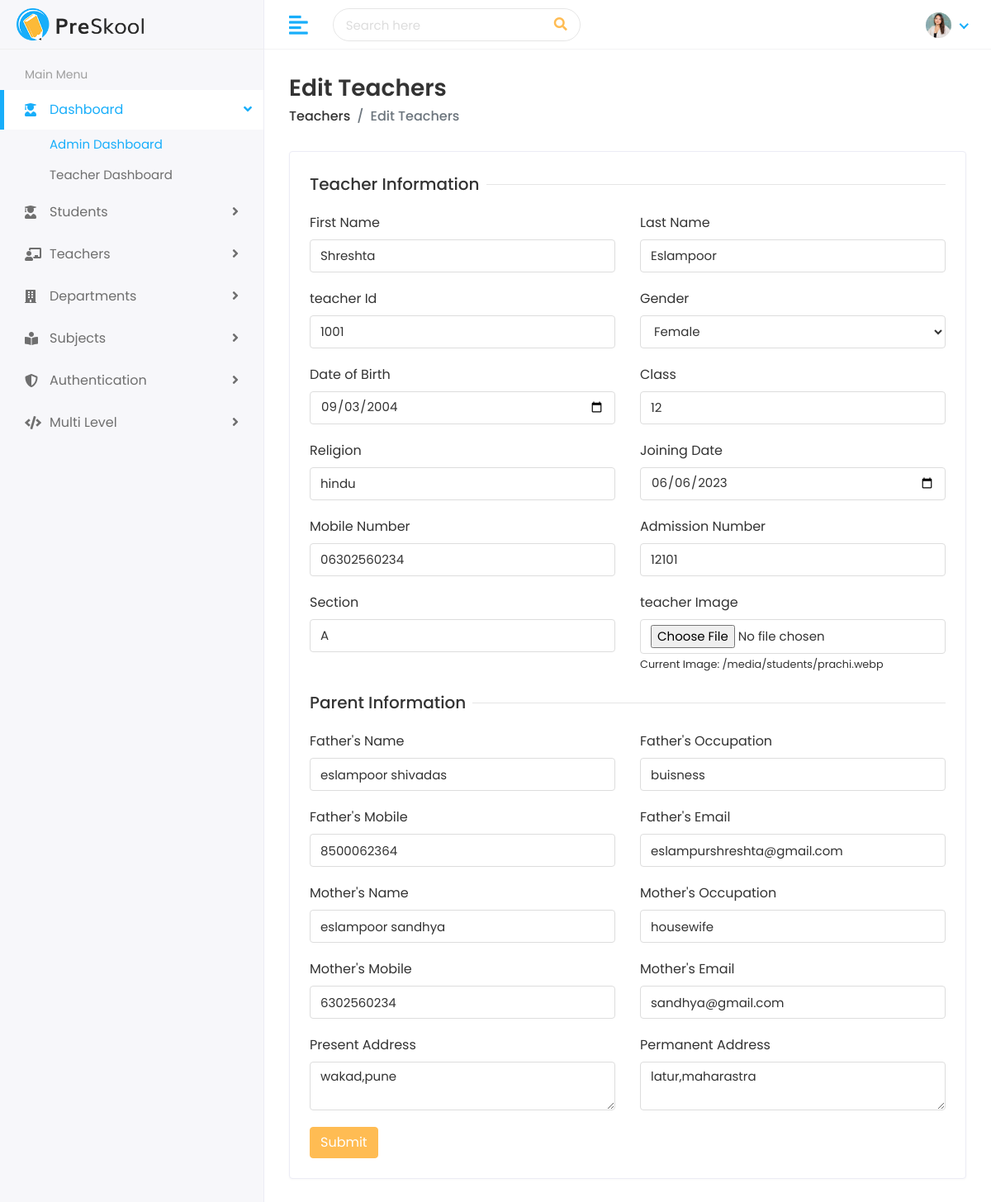
The page /teacher/edit/shreshta-eslampoor-101/ on the database its author committed.
### teacher/models.py (models this page shows, shortened)
class Teacher(models.Model):
    first_name = models.CharField(max_length=100)
    last_name = models.CharField(max_length=100)
    teacher_id = models.CharField(max_length=20)
    gender = models.CharField(max_length=10, choices=[('Male', 'Male'), ('Female', 'Female'), ('Others', 'Others')])
    date_of_birth = models.DateField()
    teacher_class = models.CharField(max_length=50)
    religion = models.CharField(max_length=50)
    joining_date = models.DateField()
    mobile_number = models.CharField(max_length=15)
    admission_number = models.CharField(max_length=20)
    section = models.CharField(max_length=10)
    teacher_image = models.ImageField(upload_to='students/', blank=True)
    parent = models.OneToOneField(Parent, on_delete=models.CASCADE)
    slug = models.SlugField(max_length=255, unique=True, blank=True)

class Parent(models.Model):
    father_name = models.CharField(max_length=100)
    father_occupation = models.CharField(max_length=100, blank=True)
    father_mobile = models.CharField(max_length=15)
    father_email = models.EmailField(max_length=100)
    mother_name = models.CharField(max_length=100)
    mother_occupation = models.CharField(max_length=100, blank=True)
    mother_mobile = models.CharField(max_length=15)
    mother_email = models.EmailField(max_length=100)
    present_address = models.TextField()
    permanent_address = models.TextField()

### teacher/views.py (the view, shortened to what this page needs)
# urls.py: path('edit/<str:slug>/', views.edit_teacher, name='edit_teacher'),
def edit_teacher(request,slug):
    teacher = get_object_or_404(Teacher, slug=slug)
    parent = teacher.parent if hasattr(teacher, 'parent') else None
    return render(request, "teachers/edit-teacher.html",{'teacher':teacher, 'parent':parent})

### templates/teachers/edit-teacher.html (shortened to what this page needs)
{% extends 'Home/base.html' %}
{% load static %}
{% block body %}
<div class="page-wrapper">
    <div class="content container-fluid">
        <div class="page-header">
            <div class="row align-items-center">
                <div class="col">
                    <h3 class="page-title">Edit Teachers</h3>
                    <ul class="breadcrumb">
                        <li class="breadcrumb-item"><a href="/teachers">Teachers</a></li>
                        <li class="breadcrumb-item active">Edit Teachers</li>
                    </ul>
                </div>
            </div>
        </div>
        <div class="row">
            <div class="col-sm-12">
                <div class="card">
                    <div class="card-body">
                        <form method="POST" enctype="multipart/form-data">
                            <div class="row">
                                <div class="col-12">
                                    <h5 class="form-title"><span>Teacher Information</span></h5>
                                </div>
                                <div class="col-12 col-sm-6">
                                    <div class="form-group">
                                        <label>First Name</label>
                                        <input type="text" name="first_name" class="form-control" value="{{ teacher.first_name }}">
                                    </div>
                                </div>
                                <div class="col-12 col-sm-6">
                                    <div class="form-group">
                                        <label>Last Name</label>
                                        <input type="text" name="last_name" class="form-control" value="{{ teacher.last_name }}">
                                    </div>
                                </div>
                                <div class="col-12 col-sm-6">
                                    <div class="form-group">
                                        <label>teacher Id</label>
                                        <input type="text" name="teacher_id" class="form-control" value="{{ teacher.teacher_id }}">
                                    </div>
                                </div>
                                <div class="col-12 col-sm-6">
                                    <div class="form-group">
                                        <label>Gender</label>
                                        <select name="gender" class="form-control">
                                            <option value="Female" {% if teacher.gender == 'Female' %}selected{% endif %}>Female</option>
                                        </select>
                                    </div>
                                </div>
                                <div class="col-12 col-sm-6">
                                    <div class="form-group">
                                        <label>Date of Birth</label>
                                        <input type="date" name="date_of_birth" class="form-control" value="{{ teacher.date_of_birth|date:'Y-m-d' }}">
                                    </div>
                                </div>
                                <div class="col-12 col-sm-6">
                                    <div class="form-group">
                                        <label>Class</label>
                                        <input type="text" name="teacher_class" class="form-control" value="{{ teacher.teacher_class }}">
                                    </div>
                                </div>
                                <div class="col-12 col-sm-6">
                                    <div class="form-group">
                                        <label>Religion</label>
                                        <input type="text" name="religion" class="form-control" value="{{ teacher.religion }}">
                                    </div>
                                </div>
                                <div class="col-12 col-sm-6">
                                    <div class="form-group">
                                        <label>Joining Date</label>
                                        <input type="date" name="joining_date" class="form-control" value="{{ teacher.joining_date|date:'Y-m-d' }}">
                                    </div>
                                </div>
                                <div class="col-12 col-sm-6">
                                    <div class="form-group">
                                        <label>Mobile Number</label>
                                        <input type="text" name="mobile_number" class="form-control" value="{{ teacher.mobile_number }}">
                                    </div>
                                </div>
                                <div class="col-12 col-sm-6">
                                    <div class="form-group">
                                        <label>Admission Number</label>
                                        <input type="text" name="admission_number" class="form-control" value="{{ teacher.admission_number }}">
                                    </div>
                                </div>
                                <div class="col-12 col-sm-6">
                                    <div class="form-group">
                                        <label>Section</label>
                                        <input type="text" name="section" class="form-control" value="{{ teacher.section }}">
                                    </div>
                                </div>
                                <div class="col-12 col-sm-6">
                                    <div class="form-group">
                                        <label>teacher Image</label>
                                        <input type="file" name="teacher_image" class="form-control">
                                        <small>Current Image: {{ teacher.teacher_image.url }}</small>
                                    </div>
                                </div>
                                <div class="col-12">
                                    <h5 class="form-title"><span>Parent Information</span></h5>
                                </div>
                                <div class="col-12 col-sm-6">
                                    <div class="form-group">
                                        <label>Father's Name</label>
                                        <input type="text" name="father_name" class="form-control" value="{{ parent.father_name }}">
                                    </div>
                                </div>
                                <div class="col-12 col-sm-6">
                                    <div class="form-group">
                                        <label>Father's Occupation</label>
                                        <input type="text" name="father_occupation" class="form-control" value="{{ parent.father_occupation }}">
                                    </div>
                                </div>
                                <div class="col-12 col-sm-6">
                                    <div class="form-group">
                                        <label>Father's Mobile</label>
                                        <input type="text" name="father_mobile" class="form-control" value="{{ parent.father_mobile }}">
                                    </div>
                                </div>
                                <div class="col-12 col-sm-6">
                                    <div class="form-group">
                                        <label>Father's Email</label>
                                        <input type="email" name="father_email" class="form-control" value="{{ parent.father_email }}">
                                    </div>
                                </div>
                                <div class="col-12 col-sm-6">
                                    <div class="form-group">
                                        <label>Mother's Name</label>
                                        <input type="text" name="mother_name" class="form-control" value="{{ parent.mother_name }}">
                                    </div>
                                </div>
                                <div class="col-12 col-sm-6">
                                    <div class="form-group">
                                        <label>Mother's Occupation</label>
                                        <input type="text" name="mother_occupation" class="form-control" value="{{ parent.mother_occupation }}">
                                    </div>
                                </div>
                                <div class="col-12 col-sm-6">
                                    <div class="form-group">
                                        <label>Mother's Mobile</label>
                                        <input type="text" name="mother_mobile" class="form-control" value="{{ parent.mother_mobile }}">
                                    </div>
                                </div>
                                <div class="col-12 col-sm-6">
                                    <div class="form-group">
                                        <label>Mother's Email</label>
                                        <input type="email" name="mother_email" class="form-control" value="{{ parent.mother_email }}">
                                    </div>
                                </div>
                                <div class="col-12 col-sm-6">
                                    <div class="form-group">
                                        <label>Present Address</label>
                                        <textarea name="present_address" class="form-control">{{ parent.present_address }}</textarea>
                                    </div>
                                </div>
                                <div class="col-12 col-sm-6">
                                    <div class="form-group">
                                        <label>Permanent Address</label>
                                        <textarea name="permanent_address" class="form-control">{{ parent.permanent_address }}</textarea>
                                    </div>
                                </div>
                                <div class="col-12">
                                    <button type="submit" class="btn btn-primary">Submit</button>
                                </div>
                            </div>
                        </form>
                    </div>
                </div>
            </div>
        </div>
    </div>
</div>
{% endblock %}

### static/assets/css/style.css (style rules this page uses)
html { height: 100%; }
body { background-color: #fff; color: #333; font-family: 'Poppins', sans-serif; font-size: 1rem; height: 100%; line-height: 1.5; overflow-x: hidden; }
h1, h2, h3, h4, h5, h6 { font-family: 'Poppins', sans-serif; margin-top: 0; }
.form-control { border: 1px solid #ddd; box-shadow: none; color: #333; font-size: 15px; height: 40px; }
a { color: #009ce7; }
input, input:focus, button, button:focus { outline: none; }
input[type="file"] { height: auto; min-height: calc(1.5em + .75rem + 2px); }
input[type=text], input[type=password] { -webkit-appearance: none; -moz-appearance: none; appearance: none; }
textarea.form-control { resize: vertical; }
.form-group { margin-bottom: 1.25rem; }
ul, ol { padding: 0px; list-style: none; }
.btn-primary { background-color: #FFBC53; border: 1px solid #FFBC53; }
.card { border: 1px solid #ececf5; box-shadow: 0 1px 3px 0 rgba(0, 0, 0, 0.03); margin-bottom: 1.875rem; }
.card-body { padding: 1.5rem; }
.page-wrapper { margin-left: 320px; padding-top: 60px; position: relative; transition: all 0.4s ease; }
.page-wrapper > .content { padding: 1.875rem 1.875rem 0; }
.page-header { margin-bottom: 1.875rem; }
.page-header .breadcrumb { background-color: transparent; color: #6c757d; font-size: 1rem; font-weight: 500; margin-bottom: 0; padding: 0; }
.page-header .breadcrumb a { color: #333; }
.page-title { font-size: 28px; font-weight: 600; color: #333; margin-bottom: 5px; }
.form-title { width: 100%; max-width: 100%; padding: 0; font-size: 1.25rem; font-weight: 500; line-height: inherit; color: #333; white-space: normal; position: relative; display: block; margin-bottom: 20px; }
.form-title:before { content: ""; position: absolute; left: 0px; right: 0px; height: 1px; top: 50%; background-color: rgba(0, 0, 0, 0.1); }
.form-title span { padding: 0px 0.5rem 0 0; background-color: #fff; display: inline-block; z-index: 2; position: relative; }

### rows shown on the page
Teacher: first_name "Shreshta", last_name "Eslampoor", teacher_id "1001", gender "Female", date_of_birth "09/03/2004", teacher_class "12", religion "hindu", joining_date "06/06/2023", mobile_number "06302560234", admission_number "12101", section "A", teacher_image "/media/students/prachi.webp"
Parent: father_name "eslampoor shivadas", father_occupation "buisness", father_mobile "8500062364", father_email "eslampurshreshta@gmail.com", mother_name "eslampoor sandhya", mother_occupation "housewife", mother_mobile "6302560234", mother_email "sandhya@gmail.com", present_address "wakad,pune", permanent_address "latur,maharastra"
